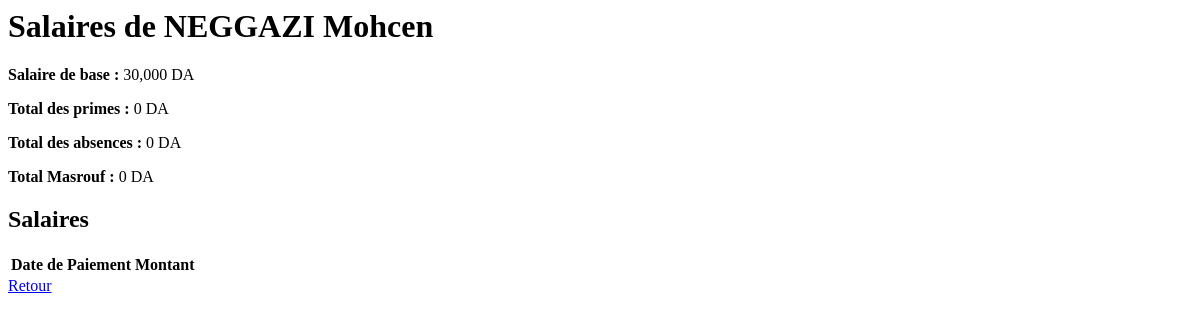
The app's page /salaires/2/consulter/, older data.
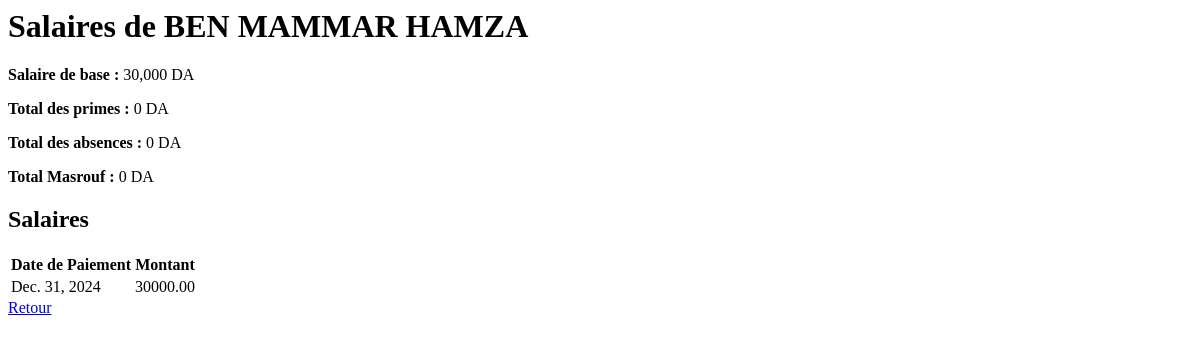
The same page, newer data.
### app1/models.py (models this page shows, shortened)
class Employe(models.Model):
    HOMME = 'H'
    FEMME = 'F'
    SEXE_CHOICES = [
        (HOMME, 'Homme'),
        (FEMME, 'Femme'),
    ]
    nom = models.CharField(max_length=100, verbose_name="Nom")
    prenom = models.CharField(max_length=100, verbose_name="Prénom")
    date_naissance = models.DateField(verbose_name="Date de naissance")
    date_embauche = models.DateField(verbose_name="Date d'embauche")
    adresse = models.TextField(verbose_name="Adresse")
    service = models.ForeignKey(
        'Service',
        on_delete=models.SET_NULL,
        null=True,
        blank=True,
        verbose_name="Service"
    )
    competences = models.TextField(verbose_name="Compétences", blank=True)
    historique_professionnel = models.TextField(verbose_name="Historique professionnel", blank=True)
    sexe = models.CharField(
        max_length=1,
        choices=SEXE_CHOICES,
        verbose_name="Sexe",
        default=HOMME,  # Par défaut, l'employé est masculin
    )
    class Meta:
        verbose_name = "Employé"
        verbose_name_plural = "Employés"
        ordering = ['nom', 'prenom']  # Tri par nom puis prénom

class Salaire(models.Model):
    employe = models.ForeignKey(Employe, on_delete=models.CASCADE, verbose_name="Employé")
    montant = models.DecimalField(max_digits=10, decimal_places=2, verbose_name="Montant", editable=False)
    date_paiement = models.DateField(verbose_name="Date de paiement")
    class Meta:
        verbose_name = "Salaire"
        verbose_name_plural = "Salaires"
        ordering = ['-date_paiement']
        constraints = [
            models.UniqueConstraint(
                fields=['employe', 'date_paiement'],
                name='unique_salaire_par_mois'
            )
        ]

### app1/views.py (the view)
# urls.py: path('salaires/<int:employe_id>/consulter/', views.consulter_salaire, name='consulter_salaire'),
def consulter_salaire(request, employe_id):
    employe = get_object_or_404(Employe, id=employe_id)
    salaires = employe.salaire_set.all()
    total_primes = employe.prime_set.aggregate(total=Sum('montant'))['total'] or 0
    total_absences = employe.absence_set.aggregate(total=Sum('impact_salaire'))['total'] or 0
    total_masrouf = employe.masrouf_set.aggregate(total=Sum('montant'))['total'] or 0
    context = {
        'employe': employe,
        'salaires': salaires,
        'total_primes': total_primes,
        'total_absences': total_absences,
        'total_masrouf': total_masrouf,
        'salaire_base': 30000,  # Salaire de base (exemple)
    }
    return render(request, 'consulter_salaire.html', context)

### app1/templates/consulter_salaire.html
{% block content %}
<h1>Salaires de {{ employe.nom }} {{ employe.prenom }}</h1>
<p><strong>Salaire de base :</strong> 30,000 DA</p>
<p><strong>Total des primes :</strong> {{ total_primes }} DA</p>
<p><strong>Total des absences :</strong> {{ total_absences }} DA</p>
<p><strong>Total Masrouf :</strong> {{ total_masrouf }} DA</p>
<h2>Salaires</h2>
<table>
  <thead>
    <tr>
      <th>Date de Paiement</th>
      <th>Montant</th>
    </tr>
  </thead>
  <tbody>
    {% for salaire in salaires %}
    <tr>
      <td>{{ salaire.date_paiement }}</td>
      <td>{{ salaire.montant }}</td>
    </tr>
    {% endfor %}
  </tbody>
</table>
<a href="{% url 'gestion_salaire' %}">Retour</a>
{% endblock %}

Row changes from the older to the newer data that the page shows:
changed Employe: nom "NEGGAZI" → "BEN MAMMAR"; prenom "Mohcen" → "HAMZA"
added Salaire: date_paiement "Dec. 31, 2024", montant "30000.00"
